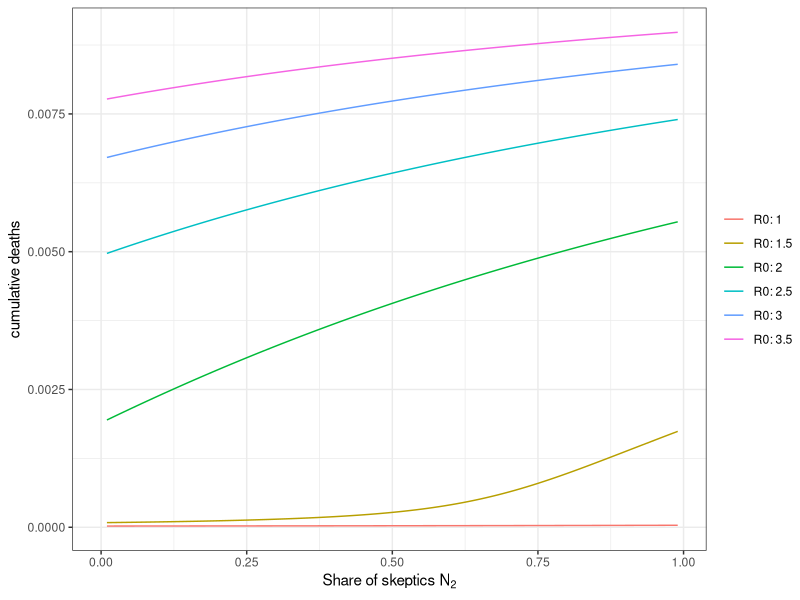
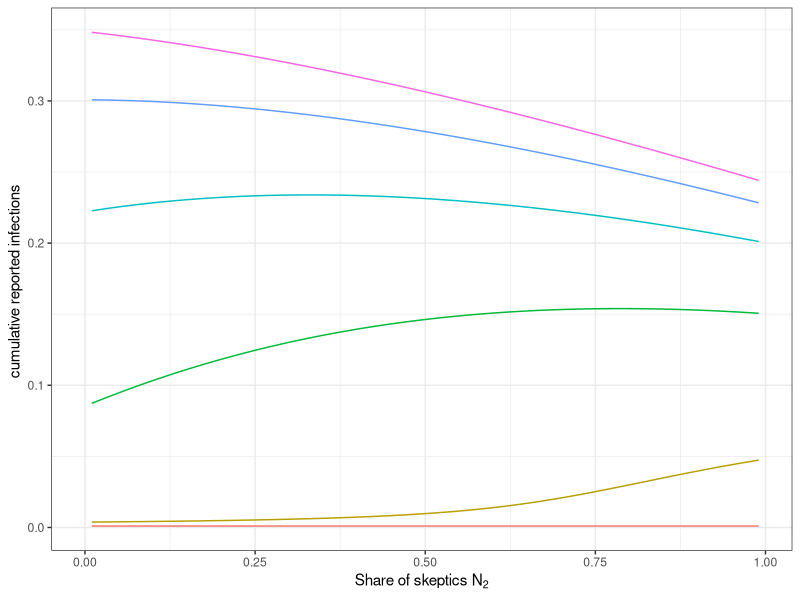

These figures' R source, in order:

library(here)
library(deSolve)
library(ggplot2)
library(sqldf)
setwd(here())

#Assumption: type 1 has a lower R0 than type 2!
#omega: share of contacts which are homophilic
sir <- function(time, state, parameters) {
  
  with(as.list(c(state, parameters)), {
    
    p1 = (1 - omega) * a1 * N1 / ((1 - omega) * a1 * N1 + (1 - omega) * a2 * N2)
    p2 = (1 - omega) * a2 * N2 / ((1 - omega) * a1 * N1 + (1 - omega) * a2 * N2)
    p11 <- omega + (1 - omega) * p1
    p12 <- (1 - omega) * p2
    p21 <- (1 - omega) * p1
    p22 <- omega + (1 - omega) * p2
    mu1 <- pi_x / alpha1
    mu2 <- pi_x / alpha2
    dS1 <- - (p11 * a1 * S1 * I1 / N1 + p12 * a1 * S1 * I2 / N2) #- S1 * (beta1 / N1 * (omega + (1 - omega) * beta1 / (beta1 + beta2) ) * I1 + beta2 / N2 * (1 - omega) * beta2 / (beta1 + beta2) * I2 )
    dS2 <- - (p21 * a2 * S2 * I1 / N1 + p22 * a2 * S2 * I2 / N2) #- S2 * (beta2 / N2 * (omega + (1 - omega) * beta2 / (beta1 + beta2) ) * I2 + beta1 / N1 * (1 - omega) * beta1 / (beta1 + beta2) * I1 )
    dI1 <-  (p11 * a1 * S1 * I1 / N1 + p12 * a1 * S1 * I2 / N2) * ( 1 - alpha1) - gamma * I1
    dI2 <- (p21 * a2 * S2 * I1 / N1 + p22 * a2 * S2 * I2 / N2) * ( 1 - alpha2) - gamma * I2
    dQ1 <-  (p11 * a1 * S1 * I1 / N1 + p12 * a1 * S1 * I2 / N2) * alpha1 - gamma * Q1
    dQ2 <-  (p21 * a2 * S2 * I1 / N1 + p22 * a2 * S2 * I2 / N2)  * alpha2 - gamma * Q2
    dR <-                 gamma * (I1 + I2) + gamma * (1 - mu1) * Q1 + gamma * (1 - mu2) * Q2
    dD <-                 gamma * mu1 * Q1 + gamma * mu2 * Q2
    drep <- (p11 * a1 * S1 * I1 / N1 + p12 * a1 * S1 * I2 / N2) * alpha1 + (p21 * a2 * S2 * I1 / N1 + p22 * a2 * S2 * I2 / N2)  * alpha2
    dN1 <- 0#-(beta1 / N1 * S1 * I1 * omega  + beta2  / N2 * S1 * I2 * ( 1 - omega) ) * alpha1 + gamma * mu1 * Q1#- (beta1 / N1 * S1 * I1 * omega  + beta2  / N1 * S1 * I2 * ( 1 - omega) ) * alpha1  + gamma * (I1 + I2) + gamma * (1 - mu1) * Q1 
    dN2 <- 0#- (beta1 / N1 * S2 * I1 * ( 1 - omega )  + beta2  / N2 * S2 * I2 * omega  ) * alpha2 + gamma * mu2 * Q2#- (beta1 / N2 * S2 * I1 * ( 1 - omega )  + beta2  / N2 * S2 * I2 * omega  )  * alpha2  + gamma * (I1 + I2) + gamma * (1 - mu2) * Q2
    return(list(c(dS1, dS2, dI1, dI2, dQ1, dQ2, dR, dD, drep, dN1, dN2)))
  })
}

i <- 0.0
j <- 0.0
R0TypeI <- 1
deltaR0 <- 0
HomogenousMixing_current <- data.frame()
while (j < 3)
{
  i <- 0.0
while (i < 1)
{
  #deltaR0 <- 0.1
  #while (deltaR0 < 4)
  #{
    times      <- seq(0, 500, by = 1)
    init       <- c(S1 = (1-i)-0.001*(1-i), S2 =(i)-0.001*i , I1 = 0.001*(1-i), I2 = 0.001*i, Q1 = 0.0, Q2 = 0.0, R = 0.0, D = 0.0, rep = 0.0, N1 = (1-i), N2 = i)
    
    parameters <- c(a1 = (R0TypeI  + j) / 7, a2 = (R0TypeI  + j + deltaR0) / 7, omega = 0, gamma = 1 / 7, alpha1 = 0.45, alpha2 = 0.27, pi_x = 0.01)
    ## Solve using ode (General Solver for Ordinary Differential Equations)
    out <- ode(y = init, times = times, func = sir, parms = parameters)
    ## change to data frame
    out <- as.data.frame(out)
    out$group <- "R02 = 1.5"
    
    HomogenousMixing_fly <- data.frame(group2 = c(i), r01= c(R0TypeI + j), r02= c(R0TypeI  + j + deltaR0), rep = c(out[out$time == 500, ]$rep), D = c(out[out$time == 500, ]$D), S1 = c(out[out$time == 500, ]$S1), S2 = c(out[out$time == 500, ]$S2), N1 = c(out[out$time == 500, ]$N1), N2 = c(out[out$time == 500, ]$N2)) 
    
    HomogenousMixing_current <- rbind(HomogenousMixing_current, HomogenousMixing_fly)
    
    #deltaR0 <- deltaR0 + 0.1
  #}
  i <- i + 0.01
}
  j <- j + 0.5
}
HomogenousMixing_current$groupsize <- paste("N2: ", round(HomogenousMixing_current$group2, digits=3))
HomogenousMixing_current$r02_group <- paste("R0:", round(HomogenousMixing_current$r02, digits=3))

#Fig. 10 (right)
#300x400
p <- ggplot(HomogenousMixing_current, aes(x = group2, y = D, col = r02_group, group = r02_group)) + 
  labs (x = expression("Share of skeptics N"[2]), y = "cumulative deaths") +
  geom_line() +
  theme_bw() + 
  theme(legend.title=element_blank(), legend.box="vertical", legend.margin=margin())

print(p)

#Fig. 10 (left)
#300x300
p <- ggplot(HomogenousMixing_current, aes(x = group2, y = rep, col = r02_group, group = r02_group)) + 
  labs (x = expression("Share of skeptics N"[2]), y = "cumulative reported infections ") +
  geom_line() +
  theme_bw() + 
  theme(legend.title=element_blank(), legend.box="vertical", legend.margin=margin(), legend.position="none")

print(p)
